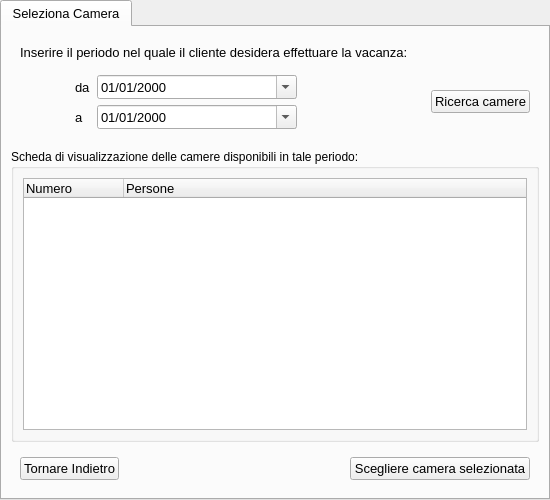
<?xml version="1.0" encoding="UTF-8"?>
<ui version="4.0">
 <class>tabWidget</class>
 <widget class="QTabWidget" name="tabWidget">
  <property name="geometry">
   <rect>
    <x>0</x>
    <y>0</y>
    <width>550</width>
    <height>500</height>
   </rect>
  </property>
  <property name="minimumSize">
   <size>
    <width>550</width>
    <height>500</height>
   </size>
  </property>
  <property name="font">
   <font>
    <family>Arial</family>
    <pointsize>10</pointsize>
   </font>
  </property>
  <property name="windowTitle">
   <string>Struttura Alberghiera</string>
  </property>
  <widget class="QWidget" name="tabSelezionaCamera">
   <attribute name="title">
    <string>Seleziona Camera</string>
   </attribute>
   <layout class="QVBoxLayout" name="verticalLayout_2">
    <item>
     <widget class="QWidget" name="widgetUp" native="true">
      <property name="sizePolicy">
       <sizepolicy hsizetype="Preferred" vsizetype="Preferred">
        <horstretch>0</horstretch>
        <verstretch>0</verstretch>
       </sizepolicy>
      </property>
      <layout class="QGridLayout" name="gridLayout">
       <property name="bottomMargin">
        <number>5</number>
       </property>
       <item row="1" column="2">
        <widget class="QPushButton" name="btnRicercaCamere">
         <property name="sizePolicy">
          <sizepolicy hsizetype="Fixed" vsizetype="Fixed">
           <horstretch>0</horstretch>
           <verstretch>0</verstretch>
          </sizepolicy>
         </property>
         <property name="text">
          <string>Ricerca camere</string>
         </property>
        </widget>
       </item>
       <item row="1" column="1">
        <widget class="QWidget" name="widgetDaA" native="true">
         <property name="sizePolicy">
          <sizepolicy hsizetype="Preferred" vsizetype="Preferred">
           <horstretch>0</horstretch>
           <verstretch>0</verstretch>
          </sizepolicy>
         </property>
         <layout class="QFormLayout" name="formLayout">
          <item row="1" column="0">
           <widget class="QLabel" name="labelDa">
            <property name="text">
             <string>da</string>
            </property>
           </widget>
          </item>
          <item row="1" column="1">
           <widget class="QDateEdit" name="dateeditDa">
            <property name="maximumSize">
             <size>
              <width>200</width>
              <height>16777215</height>
             </size>
            </property>
            <property name="displayFormat">
             <string>dd/MM/yyyy</string>
            </property>
            <property name="calendarPopup">
             <bool>true</bool>
            </property>
           </widget>
          </item>
          <item row="2" column="0">
           <widget class="QLabel" name="labelA">
            <property name="text">
             <string>a</string>
            </property>
           </widget>
          </item>
          <item row="2" column="1">
           <widget class="QDateEdit" name="dateeditA">
            <property name="maximumSize">
             <size>
              <width>200</width>
              <height>16777215</height>
             </size>
            </property>
            <property name="displayFormat">
             <string>dd/MM/yyyy</string>
            </property>
            <property name="calendarPopup">
             <bool>true</bool>
            </property>
           </widget>
          </item>
         </layout>
        </widget>
       </item>
       <item row="1" column="0">
        <spacer name="horizontalSpacer">
         <property name="orientation">
          <enum>Qt::Horizontal</enum>
         </property>
         <property name="sizeType">
          <enum>QSizePolicy::Fixed</enum>
         </property>
         <property name="sizeHint" stdset="0">
          <size>
           <width>40</width>
           <height>20</height>
          </size>
         </property>
        </spacer>
       </item>
       <item row="0" column="0" colspan="3">
        <widget class="QLabel" name="labelInserirePeriodoSvolgereVacanza">
         <property name="text">
          <string>Inserire il periodo nel quale il cliente desidera effettuare la vacanza:</string>
         </property>
        </widget>
       </item>
      </layout>
     </widget>
    </item>
    <item>
     <widget class="QGroupBox" name="groupboxCamere">
      <property name="sizePolicy">
       <sizepolicy hsizetype="Preferred" vsizetype="Expanding">
        <horstretch>0</horstretch>
        <verstretch>0</verstretch>
       </sizepolicy>
      </property>
      <property name="font">
       <font>
        <family>Arial</family>
        <pointsize>9</pointsize>
       </font>
      </property>
      <property name="title">
       <string>Scheda di visualizzazione delle camere disponibili in tale periodo:</string>
      </property>
      <layout class="QVBoxLayout" name="verticalLayout">
       <item>
        <widget class="QTreeWidget" name="treeWidgetCamere">
         <property name="font">
          <font>
           <family>Arial</family>
           <pointsize>10</pointsize>
          </font>
         </property>
         <column>
          <property name="text">
           <string>Numero</string>
          </property>
         </column>
         <column>
          <property name="text">
           <string>Persone</string>
          </property>
         </column>
        </widget>
       </item>
      </layout>
     </widget>
    </item>
    <item>
     <widget class="QWidget" name="widgetDown" native="true">
      <property name="sizePolicy">
       <sizepolicy hsizetype="Preferred" vsizetype="Preferred">
        <horstretch>0</horstretch>
        <verstretch>0</verstretch>
       </sizepolicy>
      </property>
      <layout class="QHBoxLayout" name="horizontalLayout">
       <item>
        <widget class="QPushButton" name="btnIndietro">
         <property name="text">
          <string>Tornare Indietro</string>
         </property>
        </widget>
       </item>
       <item>
        <spacer name="horizontalSpacer_2">
         <property name="orientation">
          <enum>Qt::Horizontal</enum>
         </property>
         <property name="sizeHint" stdset="0">
          <size>
           <width>135</width>
           <height>20</height>
          </size>
         </property>
        </spacer>
       </item>
       <item>
        <widget class="QPushButton" name="btnConferma">
         <property name="text">
          <string>Scegliere camera selezionata</string>
         </property>
        </widget>
       </item>
      </layout>
     </widget>
    </item>
   </layout>
  </widget>
 </widget>
 <resources/>
 <connections/>
</ui>
